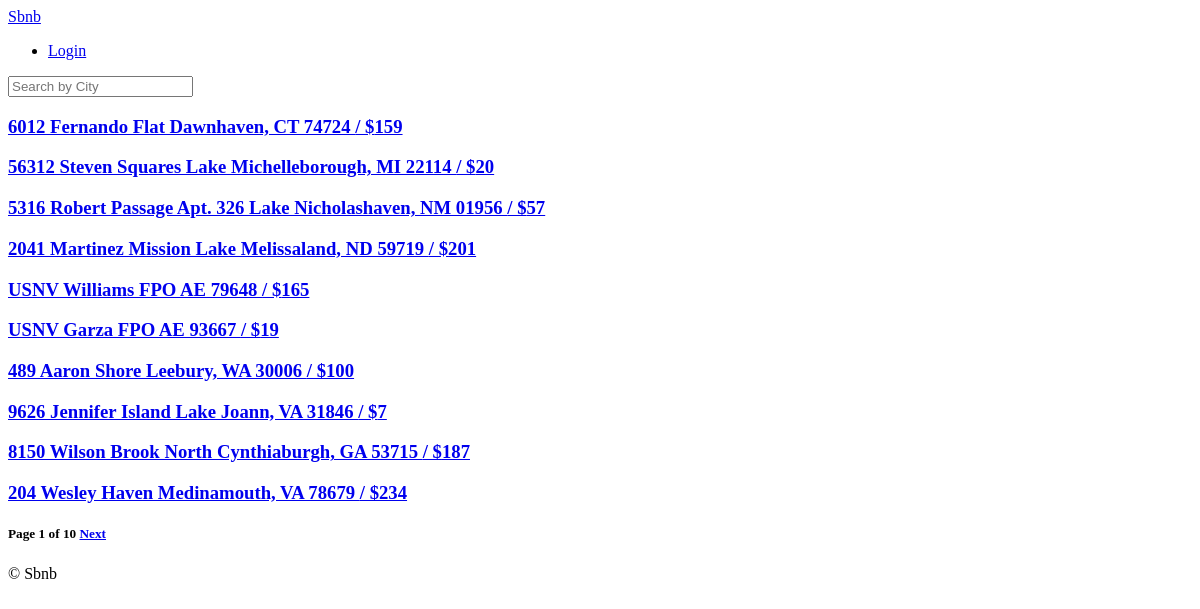
Before: / with the older database file.
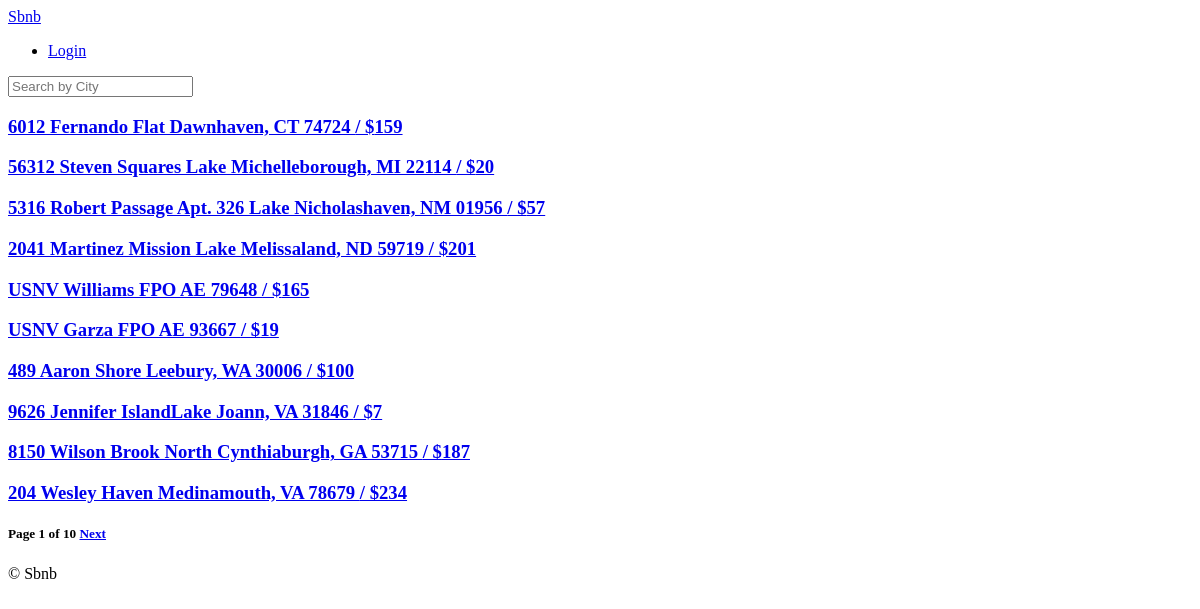
After: the same page with the newer database file.
### rooms/models.py (models this page shows, shortened)
class Room(core_models.TimeStampedModel):
    name = models.CharField(max_length=140)
    description = models.TextField()
    country = CountryField()
    city = models.CharField(max_length=80)
    price = models.IntegerField()
    address = models.CharField(max_length=140)
    guests = models.IntegerField(help_text="How many people will be staying?")
    beds = models.IntegerField()
    bedrooms = models.IntegerField()
    baths = models.IntegerField()
    check_in = models.TimeField()
    check_out = models.TimeField()
    instant_book = models.BooleanField(default=False)
    host = models.ForeignKey(
        "users.User", related_name="rooms", on_delete=models.CASCADE
    )
    room_type = models.ForeignKey(
        "RoomType", related_name="rooms", on_delete=models.SET_NULL, null=True
    )
    amenities = models.ManyToManyField("Amenity", related_name="rooms", blank=True)
    facilities = models.ManyToManyField("Facility", related_name="rooms", blank=True)
    house_rules = models.ManyToManyField("HouseRule", related_name="rooms", blank=True)

### rooms/views.py (the view)
# urls.py: path("", room_views.HomeView.as_view(), name="home"),
class HomeView(ListView):
    model = models.Room
    paginate_by = 10
    paginate_orphans = 5
    ordering = "created"
    context_object_name = "rooms"

### templates/rooms/room_list.html (shortened to what this page needs)
{% extends "base.html" %}
{% block content %}
    {% for room in rooms  %}
        <h3>
            <a href="{% url "rooms:detail" room.pk %}">
                {{room.name}} / ${{room.price}}
            </a>
        </h3>
    {% endfor %}
    <h5>
    Page {{page_obj.number}} of {{page_obj.paginator.num_pages}}
    {% if page_obj.has_next  %}
        <a href="?page={{page_obj.next_page_number}}">Next</a>
    {% endif %}
    </h5>
{% endblock content %}

Changed rows visible on the page:
changed Room: name "9626 Jennifer Island Lake Joann, VA 31846" → "9626 Jennifer IslandLake Joann, VA 31846"
